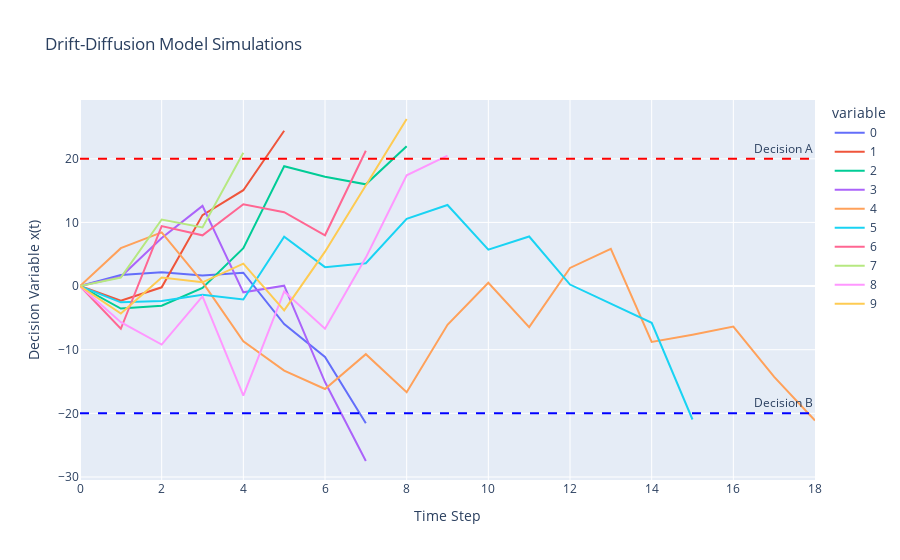

The notebook cell saved with this chart:
### Code cell
ddm_one.plot_trajectories()

### Figure 1 — Plotly figure (JSON) as saved in the notebook; plotly's stock layout.template omitted (floating-point values rounded to 4 significant figures)
{"data": [{"hovertemplate": "variable=0<br>Time Step=%{x}<br>Decision Variable x(t)=%{y}<extra></extra>", "legendgroup": "0", "line": {"color": "#636efa", "dash": "solid"}, "marker": {"symbol": "circle"}, "mode": "lines", "name": "0", "orientation": "v", "showlegend": true, "type": "scatter", "x": [0, 1, 2, 3, 4, 5, 6, 7, 8, 9, 10, 11, 12, 13, 14, 15, 16, 17, 18], "xaxis": "x", "y": [0, 1.745, 2.165, 1.653, 2.106, -5.969, -11.14, -21.56, null, null, null, null, null, null, null, null, null, null, null], "yaxis": "y"}, {"hovertemplate": "variable=1<br>Time Step=%{x}<br>Decision Variable x(t)=%{y}<extra></extra>", "legendgroup": "1", "line": {"color": "#EF553B", "dash": "solid"}, "marker": {"symbol": "circle"}, "mode": "lines", "name": "1", "orientation": "v", "showlegend": true, "type": "scatter", "x": [0, 1, 2, 3, 4, 5, 6, 7, 8, 9, 10, 11, 12, 13, 14, 15, 16, 17, 18], "xaxis": "x", "y": [0, -2.316, -0.196, 11.15, 15.06, 24.4, null, null, null, null, null, null, null, null, null, null, null, null, null], "yaxis": "y"}, {"hovertemplate": "variable=2<br>Time Step=%{x}<br>Decision Variable x(t)=%{y}<extra></extra>", "legendgroup": "2", "line": {"color": "#00cc96", "dash": "solid"}, "marker": {"symbol": "circle"}, "mode": "lines", "name": "2", "orientation": "v", "showlegend": true, "type": "scatter", "x": [0, 1, 2, 3, 4, 5, 6, 7, 8, 9, 10, 11, 12, 13, 14, 15, 16, 17, 18], "xaxis": "x", "y": [0, -3.53, -3.095, -0.2843, 5.942, 18.83, 17.18, 15.98, 21.98, null, null, null, null, null, null, null, null, null, null], "yaxis": "y"}, {"hovertemplate": "variable=3<br>Time Step=%{x}<br>Decision Variable x(t)=%{y}<extra></extra>", "legendgroup": "3", "line": {"color": "#ab63fa", "dash": "solid"}, "marker": {"symbol": "circle"}, "mode": "lines", "name": "3", "orientation": "v", "showlegend": true, "type": "scatter", "x": [0, 1, 2, 3, 4, 5, 6, 7, 8, 9, 10, 11, 12, 13, 14, 15, 16, 17, 18], "xaxis": "x", "y": [0, 1.448, 7.544, 12.6, -0.9875, 0.05901, -15.08, -27.49, null, null, null, null, null, null, null, null, null, null, null], "yaxis": "y"}, {"hovertemplate": "variable=4<br>Time Step=%{x}<br>Decision Variable x(t)=%{y}<extra></extra>", "legendgroup": "4", "line": {"color": "#FFA15A", "dash": "solid"}, "marker": {"symbol": "circle"}, "mode": "lines", "name": "4", "orientation": "v", "showlegend": true, "type": "scatter", "x": [0, 1, 2, 3, 4, 5, 6, 7, 8, 9, 10, 11, 12, 13, 14, 15, 16, 17, 18], "xaxis": "x", "y": [0, 5.953, 8.436, 0.6213, -8.682, -13.28, -16.18, -10.7, -16.68, -6.094, 0.5128, -6.459, 2.847, 5.866, -8.779, -7.64, -6.36, -14.28, -21.12], "yaxis": "y"}, {"hovertemplate": "variable=5<br>Time Step=%{x}<br>Decision Variable x(t)=%{y}<extra></extra>", "legendgroup": "5", "line": {"color": "#19d3f3", "dash": "solid"}, "marker": {"symbol": "circle"}, "mode": "lines", "name": "5", "orientation": "v", "showlegend": true, "type": "scatter", "x": [0, 1, 2, 3, 4, 5, 6, 7, 8, 9, 10, 11, 12, 13, 14, 15, 16, 17, 18], "xaxis": "x", "y": [0, -2.554, -2.333, -1.35, -2.111, 7.751, 2.969, 3.584, 10.55, 12.73, 5.724, 7.789, 0.2389, -2.822, -5.778, -20.97, null, null, null], "yaxis": "y"}, {"hovertemplate": "variable=6<br>Time Step=%{x}<br>Decision Variable x(t)=%{y}<extra></extra>", "legendgroup": "6", "line": {"color": "#FF6692", "dash": "solid"}, "marker": {"symbol": "circle"}, "mode": "lines", "name": "6", "orientation": "v", "showlegend": true, "type": "scatter", "x": [0, 1, 2, 3, 4, 5, 6, 7, 8, 9, 10, 11, 12, 13, 14, 15, 16, 17, 18], "xaxis": "x", "y": [0, -6.711, 9.431, 7.976, 12.86, 11.61, 7.983, 21.25, null, null, null, null, null, null, null, null, null, null, null], "yaxis": "y"}, {"hovertemplate": "variable=7<br>Time Step=%{x}<br>Decision Variable x(t)=%{y}<extra></extra>", "legendgroup": "7", "line": {"color": "#B6E880", "dash": "solid"}, "marker": {"symbol": "circle"}, "mode": "lines", "name": "7", "orientation": "v", "showlegend": true, "type": "scatter", "x": [0, 1, 2, 3, 4, 5, 6, 7, 8, 9, 10, 11, 12, 13, 14, 15, 16, 17, 18], "xaxis": "x", "y": [0, 1.342, 10.45, 9.205, 20.95, null, null, null, null, null, null, null, null, null, null, null, null, null, null], "yaxis": "y"}, {"hovertemplate": "variable=8<br>Time Step=%{x}<br>Decision Variable x(t)=%{y}<extra></extra>", "legendgroup": "8", "line": {"color": "#FF97FF", "dash": "solid"}, "marker": {"symbol": "circle"}, "mode": "lines", "name": "8", "orientation": "v", "showlegend": true, "type": "scatter", "x": [0, 1, 2, 3, 4, 5, 6, 7, 8, 9, 10, 11, 12, 13, 14, 15, 16, 17, 18], "xaxis": "x", "y": [0, -5.668, -9.196, -1.613, -17.21, -0.8525, -6.709, 4.475, 17.4, 20.5, null, null, null, null, null, null, null, null, null], "yaxis": "y"}, {"hovertemplate": "variable=9<br>Time Step=%{x}<br>Decision Variable x(t)=%{y}<extra></extra>", "legendgroup": "9", "line": {"color": "#FECB52", "dash": "solid"}, "marker": {"symbol": "circle"}, "mode": "lines", "name": "9", "orientation": "v", "showlegend": true, "type": "scatter", "x": [0, 1, 2, 3, 4, 5, 6, 7, 8, 9, 10, 11, 12, 13, 14, 15, 16, 17, 18], "xaxis": "x", "y": [0, -4.315, 1.338, 0.5855, 3.523, -3.811, 5.405, 15.76, 26.25, null, null, null, null, null, null, null, null, null, null], "yaxis": "y"}], "layout": {"annotations": [{"showarrow": false, "text": "Decision A", "x": 1, "xanchor": "right", "xref": "x domain", "y": 20, "yanchor": "bottom", "yref": "y"}, {"showarrow": false, "text": "Decision B", "x": 1, "xanchor": "right", "xref": "x domain", "y": -20, "yanchor": "bottom", "yref": "y"}], "legend": {"title": {"text": "variable"}, "tracegroupgap": 0}, "shapes": [{"line": {"color": "red", "dash": "dash"}, "type": "line", "x0": 0, "x1": 1, "xref": "x domain", "y0": 20, "y1": 20, "yref": "y"}, {"line": {"color": "blue", "dash": "dash"}, "type": "line", "x0": 0, "x1": 1, "xref": "x domain", "y0": -20, "y1": -20, "yref": "y"}], "title": {"text": "Drift-Diffusion Model Simulations"}, "xaxis": {"anchor": "y", "domain": [0, 1], "title": {"text": "Time Step"}}, "yaxis": {"anchor": "x", "domain": [0, 1], "title": {"text": "Decision Variable x(t)"}}}}
